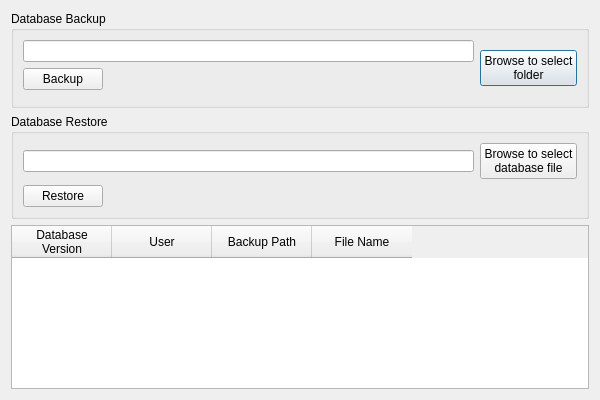
<?xml version="1.0" encoding="UTF-8"?>
<ui version="4.0">
 <class>DBManagement</class>
 <widget class="QDialog" name="DBManagement">
  <property name="geometry">
   <rect>
    <x>0</x>
    <y>0</y>
    <width>600</width>
    <height>400</height>
   </rect>
  </property>
  <property name="windowTitle">
   <string>Database Backup/Restore</string>
  </property>
  <layout class="QGridLayout" name="gridLayout_3">
   <item row="0" column="0">
    <widget class="QGroupBox" name="groupBox">
     <property name="sizePolicy">
      <sizepolicy hsizetype="Expanding" vsizetype="Fixed">
       <horstretch>0</horstretch>
       <verstretch>0</verstretch>
      </sizepolicy>
     </property>
     <property name="title">
      <string>Database Backup</string>
     </property>
     <layout class="QGridLayout" name="gridLayout">
      <item row="0" column="0">
       <widget class="QLineEdit" name="le_SaveFilePath">
        <property name="readOnly">
         <bool>true</bool>
        </property>
       </widget>
      </item>
      <item row="0" column="1" rowspan="3">
       <widget class="QPushButton" name="Btn_BrowseSavePath">
        <property name="text">
         <string>Browse to select
folder</string>
        </property>
       </widget>
      </item>
      <item row="1" column="0">
       <widget class="QPushButton" name="BTN_BACKUP">
        <property name="sizePolicy">
         <sizepolicy hsizetype="Fixed" vsizetype="Fixed">
          <horstretch>0</horstretch>
          <verstretch>0</verstretch>
         </sizepolicy>
        </property>
        <property name="text">
         <string>Backup</string>
        </property>
       </widget>
      </item>
     </layout>
    </widget>
   </item>
   <item row="1" column="0">
    <widget class="QGroupBox" name="groupBox_2">
     <property name="sizePolicy">
      <sizepolicy hsizetype="Expanding" vsizetype="Fixed">
       <horstretch>0</horstretch>
       <verstretch>0</verstretch>
      </sizepolicy>
     </property>
     <property name="title">
      <string>Database Restore</string>
     </property>
     <layout class="QGridLayout" name="gridLayout_2">
      <item row="0" column="0">
       <widget class="QLineEdit" name="le_OpenFilePath">
        <property name="readOnly">
         <bool>true</bool>
        </property>
       </widget>
      </item>
      <item row="1" column="0">
       <widget class="QPushButton" name="btn_restore">
        <property name="sizePolicy">
         <sizepolicy hsizetype="Fixed" vsizetype="Fixed">
          <horstretch>0</horstretch>
          <verstretch>0</verstretch>
         </sizepolicy>
        </property>
        <property name="text">
         <string>Restore</string>
        </property>
       </widget>
      </item>
      <item row="0" column="1">
       <widget class="QPushButton" name="Btn_BrowseOpenPath">
        <property name="text">
         <string>Browse to select
database file</string>
        </property>
       </widget>
      </item>
     </layout>
    </widget>
   </item>
   <item row="2" column="0">
    <widget class="QTableWidget" name="tbl_backup">
     <property name="sizePolicy">
      <sizepolicy hsizetype="Expanding" vsizetype="Expanding">
       <horstretch>0</horstretch>
       <verstretch>0</verstretch>
      </sizepolicy>
     </property>
     <column>
      <property name="text">
       <string>Database
Version</string>
      </property>
     </column>
     <column>
      <property name="text">
       <string>User</string>
      </property>
     </column>
     <column>
      <property name="text">
       <string>Backup Path</string>
      </property>
     </column>
     <column>
      <property name="text">
       <string>File Name</string>
      </property>
     </column>
    </widget>
   </item>
  </layout>
 </widget>
 <resources/>
 <connections/>
</ui>
